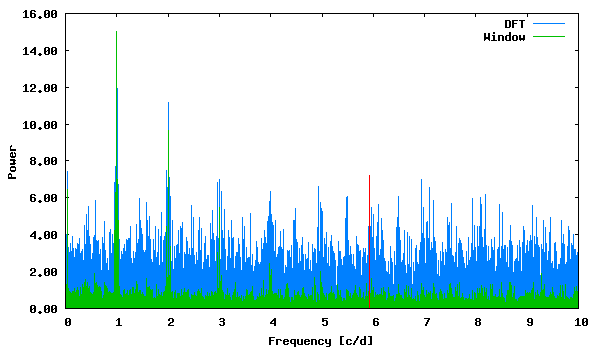

Recreate this plot in gnuplot.
set term png size 600,350 medium
set colors classic
set output "phase_lc_15.deeming.png"
set xlabel "Frequency [c/d]"
set ylabel "Power"
set format y "%5.2f"
plot "deeming.periodogram" using 1:2 with lines linecolor 3 title "DFT", "deeming.periodogram" using 1:3 with lines linecolor 2 title "Window", "<echo '5.933435 7.21144930'" with impulses linecolor 1 title ""
 
